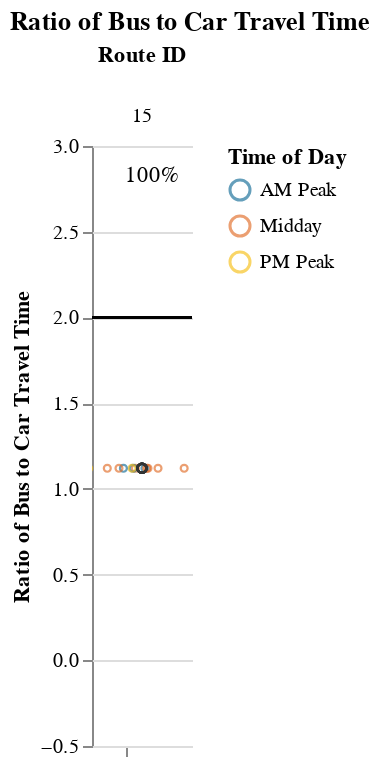
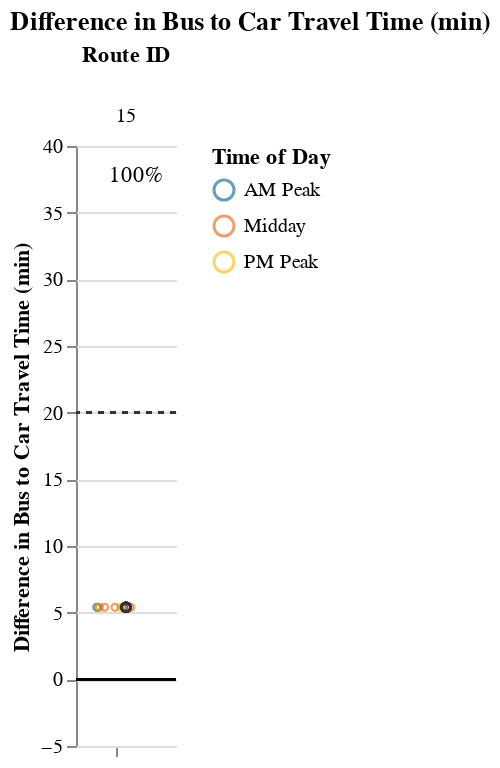

Notebook cell for these charts, in order:
### Markdown cell above
## Viable Competitive Routes
### Short Routes (< 1 hr)

### Code cell
# Allow for possibility that operator doesn't have routes that fall into certain route_groups
# But, jupyterbook will not like markdown with f-string
# separate out route_group and put in each cell, and use try/except + if to display...
# but all 3 route groups must be displayed. just add sentence about why no routes were returned at the end
route_group = "short"
try:
    display_charts_for_route_group(df, route_group)
except:
    print("No routes meet this criteria.")

### Figure 1 — Vega-Lite specification as saved in the notebook (floating-point values rounded to 4 significant figures)
{"config": {"view": {"continuousWidth": 400, "continuousHeight": 300, "stroke": null}, "facet": {"spacing": 0}}, "data": {"name": "data-730c5c04393d345ba596652344b754c2"}, "facet": {"column": {"field": "route_id", "sort": ["15"], "title": "Route ID", "type": "nominal"}}, "spec": {"layer": [{"mark": "rule", "encoding": {"color": {"value": "black"}, "y": {"field": "cutoff", "type": "quantitative"}}, "selection": {"selector001": {"type": "interval", "bind": "scales", "encodings": ["x", "y"]}}}, {"mark": {"type": "point", "opacity": 0.65, "size": 12, "strokeWidth": 1.1}, "encoding": {"color": {"field": "time_of_day", "scale": {"range": ["#136C97", "#E16B26", "#F6BF16", "#00896B", "#7790A3", "#5B559C"]}, "sort": ["AM Peak", "Midday", "PM Peak", "Owl Service"], "title": "Time of Day", "type": "nominal"}, "tooltip": [{"field": "route_id", "type": "nominal"}, {"field": "route_name", "type": "nominal"}, {"field": "trip_id", "type": "nominal"}, {"field": "service_hours", "type": "quantitative"}, {"field": "car_duration_hours", "type": "quantitative"}, {"field": "bus_multiplier", "type": "quantitative"}, {"field": "bus_difference", "type": "quantitative"}, {"field": "num_trips", "type": "quantitative"}, {"field": "num_competitive", "type": "quantitative"}, {"field": "pct_trips_competitive", "type": "quantitative"}, {"field": "p25", "type": "quantitative"}, {"field": "p50", "type": "quantitative"}, {"field": "p75", "type": "quantitative"}], "x": {"axis": {"grid": false, "labels": false, "ticks": true, "values": [0]}, "field": "jitter", "scale": {}, "title": null, "type": "quantitative"}, "y": {"field": "bus_multiplier", "scale": {"domain": [-0.25, 3.0]}, "title": "Ratio of Bus to Car Travel Time", "type": "quantitative"}}, "transform": [{"calculate": "sqrt(-2*log(random()))*cos(2*PI*random())", "as": "jitter"}], "width": 50}, {"layer": [{"mark": {"type": "point", "opacity": 0.6, "size": 20, "strokeWidth": 1.3}, "encoding": {"color": {"value": "#323434"}, "y": {"field": "bus_multiplier", "type": "quantitative"}}, "transform": [{"filter": "(datum.p50_trip === 1)"}]}, {"mark": {"type": "text", "align": "center", "baseline": "middle"}, "encoding": {"color": {"value": "black"}, "text": {"field": "pct_trips_competitive", "format": ".0%", "type": "quantitative"}, "tooltip": [{"field": "route_id", "type": "nominal"}, {"field": "route_name", "type": "nominal"}, {"field": "trip_id", "type": "nominal"}, {"field": "service_hours", "type": "quantitative"}, {"field": "car_duration_hours", "type": "quantitative"}, {"field": "bus_multiplier", "type": "quantitative"}, {"field": "bus_difference", "type": "quantitative"}, {"field": "num_trips", "type": "quantitative"}, {"field": "num_competitive", "type": "quantitative"}, {"field": "pct_trips_competitive", "type": "quantitative"}, {"field": "p25", "type": "quantitative"}, {"field": "p50", "type": "quantitative"}, {"field": "p75", "type": "quantitative"}], "x": {"value": 30}, "y": {"value": 15}}, "transform": [{"calculate": "sqrt(-2*log(random()))*cos(2*PI*random())", "as": "jitter"}, {"filter": "(datum.fastest_trip === 1)"}]}]}]}, "resolve": {"scale": {"y": "shared"}}, "title": "Ratio of Bus to Car Travel Time", "$schema": "https://vega.github.io/schema/vega-lite/v4.17.0.json", "datasets": {"data-730c5c04393d345ba596652344b754c2": [{"calitp_itp_id": 135, "trip_key": -4682483080655613406, "trip_id": "t_2006242_b_33489_tn_5", "shape_id": "p_547", "route_id": "15", "service_hours": 0.85, "trip_first_departure_ts": 39900, "trip_last_arrival_ts": 42960, "departure_hour": 11, "time_of_day": "Midday", "p25": 0.85, "p50": 0.85, "p75": 0.85, "p50_trip": 1, "fastest_trip": 0, "car_duration_hours": 0.76, "competitive_route": 1, "bus_multiplier": 1.12, "bus_difference": 5.4, "num_trips": 12, "num_competitive": 12, "pct_trips_competitive": 1.0, "bus_difference_spread": 0.0, "route_group": "short", "max_trip_hrs": 0.85, "max_trip_route_group": 0.85, "below_cutoff": 12, "pct_below_cutoff": 1.0, "name": "Humboldt Transit Authority", "caltrans_district": "01 - Eureka", "drmt_organization_name": "['recu9h9nAElLpYoYO']", "route_name": "The Orange Route Is Operated By Arcata And Mad River Transit System. It Serves Downtown Arcata, Sunny Brae, Greenview Market, Humboldt State University, Valley West Shopping Center, And Alliance Rd.", "cutoff2": 20, "cutoff": 2}, {"calitp_itp_id": 135, "trip_key": 786395114490786845, "trip_id": "t_2006242_b_33489_tn_9", "shape_id": "p_547", "route_id": "15", "service_hours": 0.85, "trip_first_departure_ts": 54300, "trip_last_arrival_ts": 57360, "departure_hour": 15, "time_of_day": "Midday", "p25": 0.85, "p50": 0.85, "p75": 0.85, "p50_trip": 1, "fastest_trip": 0, "car_duration_hours": 0.76, "competitive_route": 1, "bus_multiplier": 1.12, "bus_difference": 5.4, "num_trips": 12, "num_competitive": 12, "pct_trips_competitive": 1.0, "bus_difference_spread": 0.0, "route_group": "short", "max_trip_hrs": 0.85, "max_trip_route_group": 0.85, "below_cutoff": 12, "pct_below_cutoff": 1.0, "name": "Humboldt Transit Authority", "caltrans_district": "01 - Eureka", "drmt_organization_name": "['recu9h9nAElLpYoYO']", "route_name": "The Orange Route Is Operated By Arcata And Mad River Transit System. It Serves Downtown Arcata, Sunny Brae, Greenview Market, Humboldt State University, Valley West Shopping Center, And Alliance Rd.", "cutoff2": 20, "cutoff": 2}, {"calitp_itp_id": 135, "trip_key": 3115032217490374634, "trip_id": "t_2006242_b_33489_tn_4", "shape_id": "p_547", "route_id": "15", "service_hours": 0.85, "trip_first_departure_ts": 36300, "trip_last_arrival_ts": 39360, "departure_hour": 10, "time_of_day": "Midday", "p25": 0.85, "p50": 0.85, "p75": 0.85, "p50_trip": 1, "fastest_trip": 0, "car_duration_hours": 0.76, "competitive_route": 1, "bus_multiplier": 1.12, "bus_difference": 5.4, "num_trips": 12, "num_competitive": 12, "pct_trips_competitive": 1.0, "bus_difference_spread": 0.0, "route_group": "short", "max_trip_hrs": 0.85, "max_trip_route_group": 0.85, "below_cutoff": 12, "pct_below_cutoff": 1.0, "name": "Humboldt Transit Authority", "caltrans_district": "01 - Eureka", "drmt_organization_name": "['recu9h9nAElLpYoYO']", "route_name": "The Orange Route Is Operated By Arcata And Mad River Transit System. It Serves Downtown Arcata, Sunny Brae, Greenview Market, Humboldt State University, Valley West Shopping Center, And Alliance Rd.", "cutoff2": 20, "cutoff": 2}, {"calitp_itp_id": 135, "trip_key": -7243557692696390900, "trip_id": "t_2006242_b_33489_tn_7", "shape_id": "p_547", "route_id": "15", "service_hours": 0.85, "trip_first_departure_ts": 47100, "trip_last_arrival_ts": 50160, "departure_hour": 13, "time_of_day": "Midday", "p25": 0.85, "p50": 0.85, "p75": 0.85, "p50_trip": 1, "fastest_trip": 0, "car_duration_hours": 0.76, "competitive_route": 1, "bus_multiplier": 1.12, "bus_difference": 5.4, "num_trips": 12, "num_competitive": 12, "pct_trips_competitive": 1.0, "bus_difference_spread": 0.0, "route_group": "short", "max_trip_hrs": 0.85, "max_trip_route_group": 0.85, "below_cutoff": 12, "pct_below_cutoff": 1.0, "name": "Humboldt Transit Authority", "caltrans_district": "01 - Eureka", "drmt_organization_name": "['recu9h9nAElLpYoYO']", "route_name": "The Orange Route Is Operated By Arcata And Mad River Transit System. It Serves Downtown Arcata, Sunny Brae, Greenview Market, Humboldt State University, Valley West Shopping Center, And Alliance Rd.", "cutoff2": 20, "cutoff": 2}, {"calitp_itp_id": 135, "trip_key": 3597782907080767117, "trip_id": "t_2006242_b_33489_tn_3", "shape_id": "p_547", "route_id": "15", "service_hours": 0.85, "trip_first_departure_ts": 32700, "trip_last_arrival_ts": 35760, "departure_hour": 9, "time_of_day": "AM Peak", "p25": 0.85, "p50": 0.85, "p75": 0.85, "p50_trip": 1, "fastest_trip": 0, "car_duration_hours": 0.76, "competitive_route": 1, "bus_multiplier": 1.12, "bus_difference": 5.4, "num_trips": 12, "num_competitive": 12, "pct_trips_competitive": 1.0, "bus_difference_spread": 0.0, "route_group": "short", "max_trip_hrs": 0.85, "max_trip_route_group": 0.85, "below_cutoff": 12, "pct_below_cutoff": 1.0, "name": "Humboldt Transit Authority", "caltrans_district": "01 - Eureka", "drmt_organization_name": "['recu9h9nAElLpYoYO']", "route_name": "The Orange Route Is Operated By Arcata And Mad River Transit System. It Serves Downtown Arcata, Sunny Brae, Greenview Market, Humboldt State University, Valley West Shopping Center, And Alliance Rd.", "cutoff2": 20, "cutoff": 2}, {"calitp_itp_id": 135, "trip_key": -4137289469237071765, "trip_id": "t_2006242_b_33489_tn_1", "shape_id": "p_547", "route_id": "15", "service_hours": 0.85, "trip_first_departure_ts": 25500, "trip_last_arrival_ts": 28560, "departure_hour": 7, "time_of_day": "AM Peak", "p25": 0.85, "p50": 0.85, "p75": 0.85, "p50_trip": 1, "fastest_trip": 0, "car_duration_hours": 0.76, "competitive_route": 1, "bus_multiplier": 1.12, "bus_difference": 5.4, "num_trips": 12, "num_competitive": 12, "pct_trips_competitive": 1.0, "bus_difference_spread": 0.0, "route_group": "short", "max_trip_hrs": 0.85, "max_trip_route_group": 0.85, "below_cutoff": 12, "pct_below_cutoff": 1.0, "name": "Humboldt Transit Authority", "caltrans_district": "01 - Eureka", "drmt_organization_name": "['recu9h9nAElLpYoYO']", "route_name": "The Orange Route Is Operated By Arcata And Mad River Transit System. It Serves Downtown Arcata, Sunny Brae, Greenview Market, Humboldt State University, Valley West Shopping Center, And Alliance Rd.", "cutoff2": 20, "cutoff": 2}, {"calitp_itp_id": 135, "trip_key": -3910760377486974888, "trip_id": "t_2006242_b_33489_tn_8", "shape_id": "p_547", "route_id": "15", "service_hours": 0.85, "trip_first_departure_ts": 50700, "trip_last_arrival_ts": 53760, "departure_hour": 14, "time_of_day": "Midday", "p25": 0.85, "p50": 0.85, "p75": 0.85, "p50_trip": 1, "fastest_trip": 0, "car_duration_hours": 0.76, "competitive_route": 1, "bus_multiplier": 1.12, "bus_difference": 5.4, "num_trips": 12, "num_competitive": 12, "pct_trips_competitive": 1.0, "bus_difference_spread": 0.0, "route_group": "short", "max_trip_hrs": 0.85, "max_trip_route_group": 0.85, "below_cutoff": 12, "pct_below_cutoff": 1.0, "name": "Humboldt Transit Authority", "caltrans_district": "01 - Eureka", "drmt_organization_name": "['recu9h9nAElLpYoYO']", "route_name": "The Orange Route Is Operated By Arcata And Mad River Transit System. It Serves Downtown Arcata, Sunny Brae, Greenview Market, Humboldt State University, Valley West Shopping Center, And Alliance Rd.", "cutoff2": 20, "cutoff": 2}, {"calitp_itp_id": 135, "trip_key": -7697714265591613945, "trip_id": "t_2006242_b_33489_tn_11", "shape_id": "p_547", "route_id": "15", "service_hours": 0.85, "trip_first_departure_ts": 61500, "trip_last_arrival_ts": 64560, "departure_hour": 17, "time_of_day": "PM Peak", "p25": 0.85, "p50": 0.85, "p75": 0.85, "p50_trip": 1, "fastest_trip": 0, "car_duration_hours": 0.76, "competitive_route": 1, "bus_multiplier": 1.12, "bus_difference": 5.4, "num_trips": 12, "num_competitive": 12, "pct_trips_competitive": 1.0, "bus_difference_spread": 0.0, "route_group": "short", "max_trip_hrs": 0.85, "max_trip_route_group": 0.85, "below_cutoff": 12, "pct_below_cutoff": 1.0, "name": "Humboldt Transit Authority", "caltrans_district": "01 - Eureka", "drmt_organization_name": "['recu9h9nAElLpYoYO']", "route_name": "The Orange Route Is Operated By Arcata And Mad River Transit System. It Serves Downtown Arcata, Sunny Brae, Greenview Market, Humboldt State University, Valley West Shopping Center, And Alliance Rd.", "cutoff2": 20, "cutoff": 2}, {"calitp_itp_id": 135, "trip_key": 3635264590383400678, "trip_id": "t_2006242_b_33489_tn_2", "shape_id": "p_547", "route_id": "15", "service_hours": 0.85, "trip_first_departure_ts": 29100, "trip_last_arrival_ts": 32160, "departure_hour": 8, "time_of_day": "AM Peak", "p25": 0.85, "p50": 0.85, "p75": 0.85, "p50_trip": 1, "fastest_trip": 0, "car_duration_hours": 0.76, "competitive_route": 1, "bus_multiplier": 1.12, "bus_difference": 5.4, "num_trips": 12, "num_competitive": 12, "pct_trips_competitive": 1.0, "bus_difference_spread": 0.0, "route_group": "short", "max_trip_hrs": 0.85, "max_trip_route_group": 0.85, "below_cutoff": 12, "pct_below_cutoff": 1.0, "name": "Humboldt Transit Authority", "caltrans_district": "01 - Eureka", "drmt_organization_name": "['recu9h9nAElLpYoYO']", "route_name": "The Orange Route Is Operated By Arcata And Mad River Transit System. It Serves Downtown Arcata, Sunny Brae, Greenview Market, Humboldt State University, Valley West Shopping Center, And Alliance Rd.", "cutoff2": 20, "cutoff": 2}, {"calitp_itp_id": 135, "trip_key": -8944453058542362628, "trip_id": "t_2006242_b_33489_tn_6", "shape_id": "p_547", "route_id": "15", "service_hours": 0.85, "trip_first_departure_ts": 43500, "trip_last_arrival_ts": 46560, "departure_hour": 12, "time_of_day": "Midday", "p25": 0.85, "p50": 0.85, "p75": 0.85, "p50_trip": 1, "fastest_trip": 0, "car_duration_hours": 0.76, "competitive_route": 1, "bus_multiplier": 1.12, "bus_difference": 5.4, "num_trips": 12, "num_competitive": 12, "pct_trips_competitive": 1.0, "bus_difference_spread": 0.0, "route_group": "short", "max_trip_hrs": 0.85, "max_trip_route_group": 0.85, "below_cutoff": 12, "pct_below_cutoff": 1.0, "name": "Humboldt Transit Authority", "caltrans_district": "01 - Eureka", "drmt_organization_name": "['recu9h9nAElLpYoYO']", "route_name": "The Orange Route Is Operated By Arcata And Mad River Transit System. It Serves Downtown Arcata, Sunny Brae, Greenview Market, Humboldt State University, Valley West Shopping Center, And Alliance Rd.", "cutoff2": 20, "cutoff": 2}, {"calitp_itp_id": 135, "trip_key": 6047417489792771520, "trip_id": "t_2006242_b_33489_tn_12", "shape_id": "p_547", "route_id": "15", "service_hours": 0.85, "trip_first_departure_ts": 65100, "trip_last_arrival_ts": 68160, "departure_hour": 18, "time_of_day": "PM Peak", "p25": 0.85, "p50": 0.85, "p75": 0.85, "p50_trip": 1, "fastest_trip": 1, "car_duration_hours": 0.76, "competitive_route": 1, "bus_multiplier": 1.12, "bus_difference": 5.4, "num_trips": 12, "num_competitive": 12, "pct_trips_competitive": 1.0, "bus_difference_spread": 0.0, "route_group": "short", "max_trip_hrs": 0.85, "max_trip_route_group": 0.85, "below_cutoff": 12, "pct_below_cutoff": 1.0, "name": "Humboldt Transit Authority", "caltrans_district": "01 - Eureka", "drmt_organization_name": "['recu9h9nAElLpYoYO']", "route_name": "The Orange Route Is Operated By Arcata And Mad River Transit System. It Serves Downtown Arcata, Sunny Brae, Greenview Market, Humboldt State University, Valley West Shopping Center, And Alliance Rd.", "cutoff2": 20, "cutoff": 2}, {"calitp_itp_id": 135, "trip_key": -8126584795012216330, "trip_id": "t_2006242_b_33489_tn_10", "shape_id": "p_547", "route_id": "15", "service_hours": 0.85, "trip_first_departure_ts": 57900, "trip_last_arrival_ts": 60960, "departure_hour": 16, "time_of_day": "Midday", "p25": 0.85, "p50": 0.85, "p75": 0.85, "p50_trip": 1, "fastest_trip": 0, "car_duration_hours": 0.76, "competitive_route": 1, "bus_multiplier": 1.12, "bus_difference": 5.4, "num_trips": 12, "num_competitive": 12, "pct_trips_competitive": 1.0, "bus_difference_spread": 0.0, "route_group": "short", "max_trip_hrs": 0.85, "max_trip_route_group": 0.85, "below_cutoff": 12, "pct_below_cutoff": 1.0, "name": "Humboldt Transit Authority", "caltrans_district": "01 - Eureka", "drmt_organization_name": "['recu9h9nAElLpYoYO']", "route_name": "The Orange Route Is Operated By Arcata And Mad River Transit System. It Serves Downtown Arcata, Sunny Brae, Greenview Market, Humboldt State University, Valley West Shopping Center, And Alliance Rd.", "cutoff2": 20, "cutoff": 2}]}}

### Figure 2 — Vega-Lite specification as saved in the notebook (floating-point values rounded to 4 significant figures)
{"config": {"view": {"continuousWidth": 400, "continuousHeight": 300, "stroke": null}, "facet": {"spacing": 0}}, "data": {"name": "data-876f94d88debbbe78b4201bb714e48bf"}, "facet": {"column": {"field": "route_id", "sort": ["15"], "title": "Route ID", "type": "nominal"}}, "spec": {"layer": [{"mark": "rule", "encoding": {"color": {"value": "black"}, "y": {"field": "cutoff", "type": "quantitative"}}, "selection": {"selector002": {"type": "interval", "bind": "scales", "encodings": ["x", "y"]}}}, {"mark": {"type": "rule", "strokeDash": [3, 3]}, "encoding": {"color": {"value": "#323434"}, "y": {"field": "cutoff2", "type": "quantitative"}}}, {"mark": {"type": "point", "opacity": 0.65, "size": 12, "strokeWidth": 1.1}, "encoding": {"color": {"field": "time_of_day", "scale": {"range": ["#136C97", "#E16B26", "#F6BF16", "#00896B", "#7790A3", "#5B559C"]}, "sort": ["AM Peak", "Midday", "PM Peak", "Owl Service"], "title": "Time of Day", "type": "nominal"}, "tooltip": [{"field": "route_id", "type": "nominal"}, {"field": "route_name", "type": "nominal"}, {"field": "trip_id", "type": "nominal"}, {"field": "service_hours", "type": "quantitative"}, {"field": "car_duration_hours", "type": "quantitative"}, {"field": "bus_multiplier", "type": "quantitative"}, {"field": "bus_difference", "type": "quantitative"}, {"field": "num_trips", "type": "quantitative"}, {"field": "num_competitive", "type": "quantitative"}, {"field": "pct_trips_competitive", "type": "quantitative"}, {"field": "p25", "type": "quantitative"}, {"field": "p50", "type": "quantitative"}, {"field": "p75", "type": "quantitative"}], "x": {"axis": {"grid": false, "labels": false, "ticks": true, "values": [0]}, "field": "jitter", "scale": {}, "title": null, "type": "quantitative"}, "y": {"field": "bus_difference", "scale": {"domain": [-5, 38.4]}, "title": "Difference in Bus to Car Travel Time (min)", "type": "quantitative"}}, "transform": [{"calculate": "sqrt(-2*log(random()))*cos(2*PI*random())", "as": "jitter"}], "width": 50}, {"layer": [{"mark": {"type": "point", "opacity": 0.6, "size": 20, "strokeWidth": 1.3}, "encoding": {"color": {"value": "#323434"}, "y": {"field": "bus_difference", "type": "quantitative"}}, "transform": [{"filter": "(datum.p50_trip === 1)"}]}, {"mark": {"type": "text", "align": "center", "baseline": "middle"}, "encoding": {"color": {"value": "black"}, "text": {"field": "pct_trips_competitive", "format": ".0%", "type": "quantitative"}, "tooltip": [{"field": "route_id", "type": "nominal"}, {"field": "route_name", "type": "nominal"}, {"field": "trip_id", "type": "nominal"}, {"field": "service_hours", "type": "quantitative"}, {"field": "car_duration_hours", "type": "quantitative"}, {"field": "bus_multiplier", "type": "quantitative"}, {"field": "bus_difference", "type": "quantitative"}, {"field": "num_trips", "type": "quantitative"}, {"field": "num_competitive", "type": "quantitative"}, {"field": "pct_trips_competitive", "type": "quantitative"}, {"field": "p25", "type": "quantitative"}, {"field": "p50", "type": "quantitative"}, {"field": "p75", "type": "quantitative"}], "x": {"value": 30}, "y": {"value": 15}}, "transform": [{"calculate": "sqrt(-2*log(random()))*cos(2*PI*random())", "as": "jitter"}, {"filter": "(datum.fastest_trip === 1)"}]}]}]}, "resolve": {"scale": {"y": "shared"}}, "title": "Difference in Bus to Car Travel Time (min)", "$schema": "https://vega.github.io/schema/vega-lite/v4.17.0.json", "datasets": {"data-876f94d88debbbe78b4201bb714e48bf": [{"calitp_itp_id": 135, "trip_key": -4682483080655613406, "trip_id": "t_2006242_b_33489_tn_5", "shape_id": "p_547", "route_id": "15", "service_hours": 0.85, "trip_first_departure_ts": 39900, "trip_last_arrival_ts": 42960, "departure_hour": 11, "time_of_day": "Midday", "p25": 0.85, "p50": 0.85, "p75": 0.85, "p50_trip": 1, "fastest_trip": 0, "car_duration_hours": 0.76, "competitive_route": 1, "bus_multiplier": 1.12, "bus_difference": 5.4, "num_trips": 12, "num_competitive": 12, "pct_trips_competitive": 1.0, "bus_difference_spread": 0.0, "route_group": "short", "max_trip_hrs": 0.85, "max_trip_route_group": 0.85, "below_cutoff": 12, "pct_below_cutoff": 1.0, "name": "Humboldt Transit Authority", "caltrans_district": "01 - Eureka", "drmt_organization_name": "['recu9h9nAElLpYoYO']", "route_name": "The Orange Route Is Operated By Arcata And Mad River Transit System. It Serves Downtown Arcata, Sunny Brae, Greenview Market, Humboldt State University, Valley West Shopping Center, And Alliance Rd.", "cutoff2": 20, "cutoff": 0}, {"calitp_itp_id": 135, "trip_key": 786395114490786845, "trip_id": "t_2006242_b_33489_tn_9", "shape_id": "p_547", "route_id": "15", "service_hours": 0.85, "trip_first_departure_ts": 54300, "trip_last_arrival_ts": 57360, "departure_hour": 15, "time_of_day": "Midday", "p25": 0.85, "p50": 0.85, "p75": 0.85, "p50_trip": 1, "fastest_trip": 0, "car_duration_hours": 0.76, "competitive_route": 1, "bus_multiplier": 1.12, "bus_difference": 5.4, "num_trips": 12, "num_competitive": 12, "pct_trips_competitive": 1.0, "bus_difference_spread": 0.0, "route_group": "short", "max_trip_hrs": 0.85, "max_trip_route_group": 0.85, "below_cutoff": 12, "pct_below_cutoff": 1.0, "name": "Humboldt Transit Authority", "caltrans_district": "01 - Eureka", "drmt_organization_name": "['recu9h9nAElLpYoYO']", "route_name": "The Orange Route Is Operated By Arcata And Mad River Transit System. It Serves Downtown Arcata, Sunny Brae, Greenview Market, Humboldt State University, Valley West Shopping Center, And Alliance Rd.", "cutoff2": 20, "cutoff": 0}, {"calitp_itp_id": 135, "trip_key": 3115032217490374634, "trip_id": "t_2006242_b_33489_tn_4", "shape_id": "p_547", "route_id": "15", "service_hours": 0.85, "trip_first_departure_ts": 36300, "trip_last_arrival_ts": 39360, "departure_hour": 10, "time_of_day": "Midday", "p25": 0.85, "p50": 0.85, "p75": 0.85, "p50_trip": 1, "fastest_trip": 0, "car_duration_hours": 0.76, "competitive_route": 1, "bus_multiplier": 1.12, "bus_difference": 5.4, "num_trips": 12, "num_competitive": 12, "pct_trips_competitive": 1.0, "bus_difference_spread": 0.0, "route_group": "short", "max_trip_hrs": 0.85, "max_trip_route_group": 0.85, "below_cutoff": 12, "pct_below_cutoff": 1.0, "name": "Humboldt Transit Authority", "caltrans_district": "01 - Eureka", "drmt_organization_name": "['recu9h9nAElLpYoYO']", "route_name": "The Orange Route Is Operated By Arcata And Mad River Transit System. It Serves Downtown Arcata, Sunny Brae, Greenview Market, Humboldt State University, Valley West Shopping Center, And Alliance Rd.", "cutoff2": 20, "cutoff": 0}, {"calitp_itp_id": 135, "trip_key": -7243557692696390900, "trip_id": "t_2006242_b_33489_tn_7", "shape_id": "p_547", "route_id": "15", "service_hours": 0.85, "trip_first_departure_ts": 47100, "trip_last_arrival_ts": 50160, "departure_hour": 13, "time_of_day": "Midday", "p25": 0.85, "p50": 0.85, "p75": 0.85, "p50_trip": 1, "fastest_trip": 0, "car_duration_hours": 0.76, "competitive_route": 1, "bus_multiplier": 1.12, "bus_difference": 5.4, "num_trips": 12, "num_competitive": 12, "pct_trips_competitive": 1.0, "bus_difference_spread": 0.0, "route_group": "short", "max_trip_hrs": 0.85, "max_trip_route_group": 0.85, "below_cutoff": 12, "pct_below_cutoff": 1.0, "name": "Humboldt Transit Authority", "caltrans_district": "01 - Eureka", "drmt_organization_name": "['recu9h9nAElLpYoYO']", "route_name": "The Orange Route Is Operated By Arcata And Mad River Transit System. It Serves Downtown Arcata, Sunny Brae, Greenview Market, Humboldt State University, Valley West Shopping Center, And Alliance Rd.", "cutoff2": 20, "cutoff": 0}, {"calitp_itp_id": 135, "trip_key": 3597782907080767117, "trip_id": "t_2006242_b_33489_tn_3", "shape_id": "p_547", "route_id": "15", "service_hours": 0.85, "trip_first_departure_ts": 32700, "trip_last_arrival_ts": 35760, "departure_hour": 9, "time_of_day": "AM Peak", "p25": 0.85, "p50": 0.85, "p75": 0.85, "p50_trip": 1, "fastest_trip": 0, "car_duration_hours": 0.76, "competitive_route": 1, "bus_multiplier": 1.12, "bus_difference": 5.4, "num_trips": 12, "num_competitive": 12, "pct_trips_competitive": 1.0, "bus_difference_spread": 0.0, "route_group": "short", "max_trip_hrs": 0.85, "max_trip_route_group": 0.85, "below_cutoff": 12, "pct_below_cutoff": 1.0, "name": "Humboldt Transit Authority", "caltrans_district": "01 - Eureka", "drmt_organization_name": "['recu9h9nAElLpYoYO']", "route_name": "The Orange Route Is Operated By Arcata And Mad River Transit System. It Serves Downtown Arcata, Sunny Brae, Greenview Market, Humboldt State University, Valley West Shopping Center, And Alliance Rd.", "cutoff2": 20, "cutoff": 0}, {"calitp_itp_id": 135, "trip_key": -4137289469237071765, "trip_id": "t_2006242_b_33489_tn_1", "shape_id": "p_547", "route_id": "15", "service_hours": 0.85, "trip_first_departure_ts": 25500, "trip_last_arrival_ts": 28560, "departure_hour": 7, "time_of_day": "AM Peak", "p25": 0.85, "p50": 0.85, "p75": 0.85, "p50_trip": 1, "fastest_trip": 0, "car_duration_hours": 0.76, "competitive_route": 1, "bus_multiplier": 1.12, "bus_difference": 5.4, "num_trips": 12, "num_competitive": 12, "pct_trips_competitive": 1.0, "bus_difference_spread": 0.0, "route_group": "short", "max_trip_hrs": 0.85, "max_trip_route_group": 0.85, "below_cutoff": 12, "pct_below_cutoff": 1.0, "name": "Humboldt Transit Authority", "caltrans_district": "01 - Eureka", "drmt_organization_name": "['recu9h9nAElLpYoYO']", "route_name": "The Orange Route Is Operated By Arcata And Mad River Transit System. It Serves Downtown Arcata, Sunny Brae, Greenview Market, Humboldt State University, Valley West Shopping Center, And Alliance Rd.", "cutoff2": 20, "cutoff": 0}, {"calitp_itp_id": 135, "trip_key": -3910760377486974888, "trip_id": "t_2006242_b_33489_tn_8", "shape_id": "p_547", "route_id": "15", "service_hours": 0.85, "trip_first_departure_ts": 50700, "trip_last_arrival_ts": 53760, "departure_hour": 14, "time_of_day": "Midday", "p25": 0.85, "p50": 0.85, "p75": 0.85, "p50_trip": 1, "fastest_trip": 0, "car_duration_hours": 0.76, "competitive_route": 1, "bus_multiplier": 1.12, "bus_difference": 5.4, "num_trips": 12, "num_competitive": 12, "pct_trips_competitive": 1.0, "bus_difference_spread": 0.0, "route_group": "short", "max_trip_hrs": 0.85, "max_trip_route_group": 0.85, "below_cutoff": 12, "pct_below_cutoff": 1.0, "name": "Humboldt Transit Authority", "caltrans_district": "01 - Eureka", "drmt_organization_name": "['recu9h9nAElLpYoYO']", "route_name": "The Orange Route Is Operated By Arcata And Mad River Transit System. It Serves Downtown Arcata, Sunny Brae, Greenview Market, Humboldt State University, Valley West Shopping Center, And Alliance Rd.", "cutoff2": 20, "cutoff": 0}, {"calitp_itp_id": 135, "trip_key": -7697714265591613945, "trip_id": "t_2006242_b_33489_tn_11", "shape_id": "p_547", "route_id": "15", "service_hours": 0.85, "trip_first_departure_ts": 61500, "trip_last_arrival_ts": 64560, "departure_hour": 17, "time_of_day": "PM Peak", "p25": 0.85, "p50": 0.85, "p75": 0.85, "p50_trip": 1, "fastest_trip": 0, "car_duration_hours": 0.76, "competitive_route": 1, "bus_multiplier": 1.12, "bus_difference": 5.4, "num_trips": 12, "num_competitive": 12, "pct_trips_competitive": 1.0, "bus_difference_spread": 0.0, "route_group": "short", "max_trip_hrs": 0.85, "max_trip_route_group": 0.85, "below_cutoff": 12, "pct_below_cutoff": 1.0, "name": "Humboldt Transit Authority", "caltrans_district": "01 - Eureka", "drmt_organization_name": "['recu9h9nAElLpYoYO']", "route_name": "The Orange Route Is Operated By Arcata And Mad River Transit System. It Serves Downtown Arcata, Sunny Brae, Greenview Market, Humboldt State University, Valley West Shopping Center, And Alliance Rd.", "cutoff2": 20, "cutoff": 0}, {"calitp_itp_id": 135, "trip_key": 3635264590383400678, "trip_id": "t_2006242_b_33489_tn_2", "shape_id": "p_547", "route_id": "15", "service_hours": 0.85, "trip_first_departure_ts": 29100, "trip_last_arrival_ts": 32160, "departure_hour": 8, "time_of_day": "AM Peak", "p25": 0.85, "p50": 0.85, "p75": 0.85, "p50_trip": 1, "fastest_trip": 0, "car_duration_hours": 0.76, "competitive_route": 1, "bus_multiplier": 1.12, "bus_difference": 5.4, "num_trips": 12, "num_competitive": 12, "pct_trips_competitive": 1.0, "bus_difference_spread": 0.0, "route_group": "short", "max_trip_hrs": 0.85, "max_trip_route_group": 0.85, "below_cutoff": 12, "pct_below_cutoff": 1.0, "name": "Humboldt Transit Authority", "caltrans_district": "01 - Eureka", "drmt_organization_name": "['recu9h9nAElLpYoYO']", "route_name": "The Orange Route Is Operated By Arcata And Mad River Transit System. It Serves Downtown Arcata, Sunny Brae, Greenview Market, Humboldt State University, Valley West Shopping Center, And Alliance Rd.", "cutoff2": 20, "cutoff": 0}, {"calitp_itp_id": 135, "trip_key": -8944453058542362628, "trip_id": "t_2006242_b_33489_tn_6", "shape_id": "p_547", "route_id": "15", "service_hours": 0.85, "trip_first_departure_ts": 43500, "trip_last_arrival_ts": 46560, "departure_hour": 12, "time_of_day": "Midday", "p25": 0.85, "p50": 0.85, "p75": 0.85, "p50_trip": 1, "fastest_trip": 0, "car_duration_hours": 0.76, "competitive_route": 1, "bus_multiplier": 1.12, "bus_difference": 5.4, "num_trips": 12, "num_competitive": 12, "pct_trips_competitive": 1.0, "bus_difference_spread": 0.0, "route_group": "short", "max_trip_hrs": 0.85, "max_trip_route_group": 0.85, "below_cutoff": 12, "pct_below_cutoff": 1.0, "name": "Humboldt Transit Authority", "caltrans_district": "01 - Eureka", "drmt_organization_name": "['recu9h9nAElLpYoYO']", "route_name": "The Orange Route Is Operated By Arcata And Mad River Transit System. It Serves Downtown Arcata, Sunny Brae, Greenview Market, Humboldt State University, Valley West Shopping Center, And Alliance Rd.", "cutoff2": 20, "cutoff": 0}, {"calitp_itp_id": 135, "trip_key": 6047417489792771520, "trip_id": "t_2006242_b_33489_tn_12", "shape_id": "p_547", "route_id": "15", "service_hours": 0.85, "trip_first_departure_ts": 65100, "trip_last_arrival_ts": 68160, "departure_hour": 18, "time_of_day": "PM Peak", "p25": 0.85, "p50": 0.85, "p75": 0.85, "p50_trip": 1, "fastest_trip": 1, "car_duration_hours": 0.76, "competitive_route": 1, "bus_multiplier": 1.12, "bus_difference": 5.4, "num_trips": 12, "num_competitive": 12, "pct_trips_competitive": 1.0, "bus_difference_spread": 0.0, "route_group": "short", "max_trip_hrs": 0.85, "max_trip_route_group": 0.85, "below_cutoff": 12, "pct_below_cutoff": 1.0, "name": "Humboldt Transit Authority", "caltrans_district": "01 - Eureka", "drmt_organization_name": "['recu9h9nAElLpYoYO']", "route_name": "The Orange Route Is Operated By Arcata And Mad River Transit System. It Serves Downtown Arcata, Sunny Brae, Greenview Market, Humboldt State University, Valley West Shopping Center, And Alliance Rd.", "cutoff2": 20, "cutoff": 0}, {"calitp_itp_id": 135, "trip_key": -8126584795012216330, "trip_id": "t_2006242_b_33489_tn_10", "shape_id": "p_547", "route_id": "15", "service_hours": 0.85, "trip_first_departure_ts": 57900, "trip_last_arrival_ts": 60960, "departure_hour": 16, "time_of_day": "Midday", "p25": 0.85, "p50": 0.85, "p75": 0.85, "p50_trip": 1, "fastest_trip": 0, "car_duration_hours": 0.76, "competitive_route": 1, "bus_multiplier": 1.12, "bus_difference": 5.4, "num_trips": 12, "num_competitive": 12, "pct_trips_competitive": 1.0, "bus_difference_spread": 0.0, "route_group": "short", "max_trip_hrs": 0.85, "max_trip_route_group": 0.85, "below_cutoff": 12, "pct_below_cutoff": 1.0, "name": "Humboldt Transit Authority", "caltrans_district": "01 - Eureka", "drmt_organization_name": "['recu9h9nAElLpYoYO']", "route_name": "The Orange Route Is Operated By Arcata And Mad River Transit System. It Serves Downtown Arcata, Sunny Brae, Greenview Market, Humboldt State University, Valley West Shopping Center, And Alliance Rd.", "cutoff2": 20, "cutoff": 0}]}}
